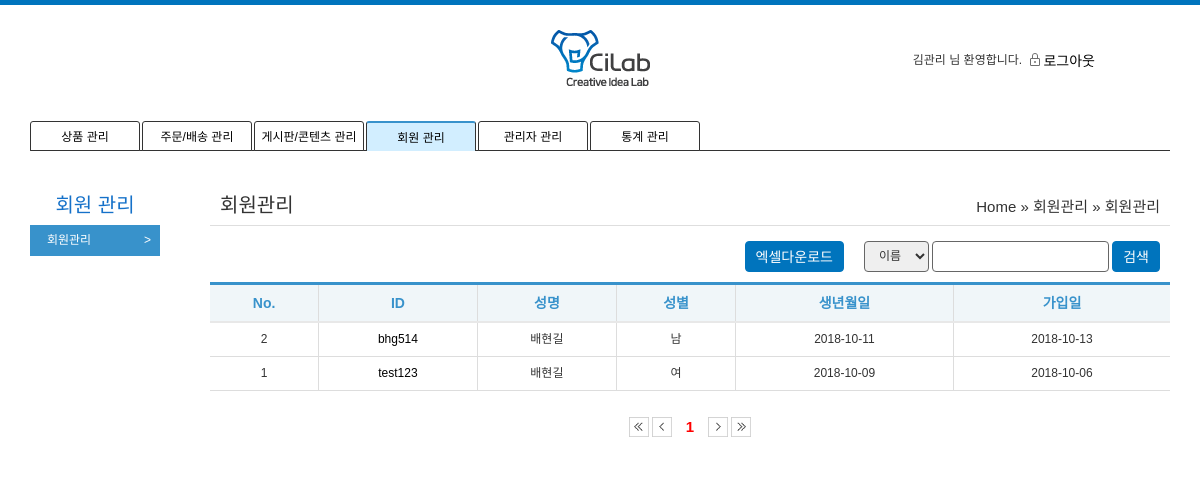
The page /admin/um/list.php (signed in) on the database as committed earlier.
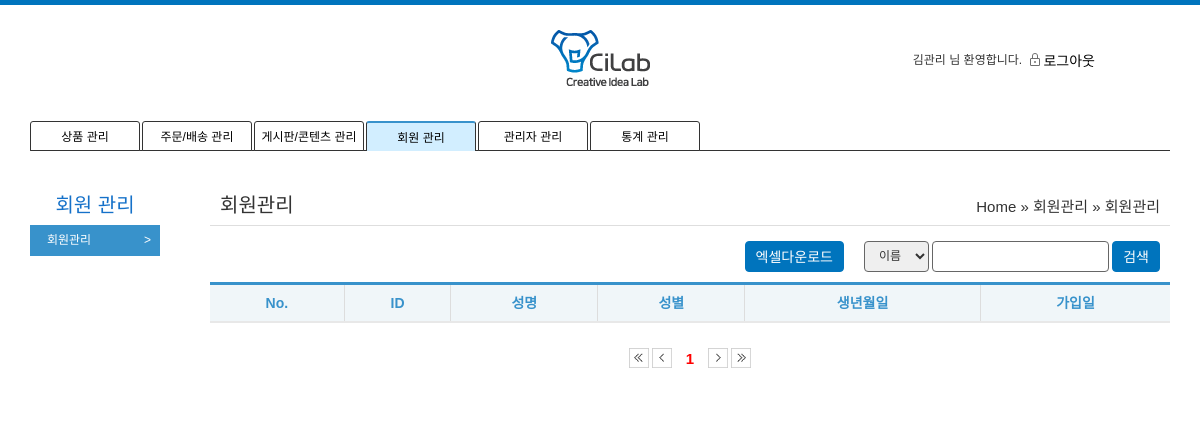
The same page on the database as committed later.
### tables this page shows
CREATE TABLE `tb_user` (
  `pk_no` int(11) NOT NULL,
  `fd_id` varchar(50) DEFAULT NULL,
  `fd_pw` varchar(100) DEFAULT NULL,
  `fd_name` varchar(50) DEFAULT NULL,
  `fd_hp` varchar(50) DEFAULT NULL,
  `fd_mail` varchar(50) DEFAULT NULL,
  `fd_zip` varchar(50) DEFAULT NULL,
  `fd_address1` varchar(50) DEFAULT NULL,
  `fd_address2` varchar(50) DEFAULT NULL,
  `fd_address3` varchar(50) DEFAULT NULL,
  `fd_address4` varchar(50) DEFAULT NULL,
  `fd_reception` char(1) DEFAULT NULL,
  `fd_date` date DEFAULT NULL,
  `fd_gender` char(1) DEFAULT NULL,
  `fd_birthday` date DEFAULT NULL,
  `fd_type` char(1) DEFAULT 'u'
);

### admin/um/list.php (the view, shortened to what this page needs)
<?php
	include '../admin_header.php';
	include './side.php';
	include_once("../../common.php");
	$page = $_GET['page'] ?? 1;
	$search = $_GET['search'] ?? '';
	$query_string = $_SERVER['QUERY_STRING'];
	$query_arr = explode('&', $query_string);
	$query_string ="";
	foreach ($query_arr as $query) {
		$query_sp = explode('=', $query);
		if($query_sp[0]!='page'){
			$query_string .= $query."&";
		}
	}
?>
<section class="container">
	<div>
		<div class="admin_title">회원관리</div>
		<div class="admin_position">Home  » 회원관리 » 회원관리</div>
		<hr class="garo" style="display: block;">
	</div>
	<div class="search_div">
		<select id="search_select">
			<option value="order_number">이름</option>
		</select>
		<input type="text" id="search_input">
		<a class="btn type05" id="user_search_btn">검색</a>
	</div>
	<div class="btn_div">
		<a class="btn type05" href="../data_download.php?type1=user">엑셀다운로드</a>
	</div>
	<table class="list-table">
		<thead class="admin_list">
			<tr>
				<th scope="col" class="thead_th">No.</th>
				<th scope="col" class="thead_th">ID</th>
				<th scope="col" class="thead_th">성명</th>
				<th scope="col" class="thead_th">성별</th>
				<th scope="col" class="thead_th">생년월일</th>
				<th scope="col" class="thead_th">가입일</th>
			</tr>
		</thead>
		<tbody>
				<?php
					$result = while_get_user_list($page,$search,"tb_user");
					while ($r = mysqli_fetch_array($result)) {
				?>
			<tr>
				<td class="tbody_td"><?= $r['row']?></td>
				<td class="tbody_td"><a href="detail.php?no=<?=$r["pk_no"]?>"><?= $r['fd_id']?></a></td>
				<td class="tbody_td"><?=$r['fd_name']?></td>
				<td class="tbody_td"><?php if($r['fd_gender']=='m') echo '남';else echo '여';?></td>
				<td class="tbody_td"><?=$r['fd_birthday']?></td>
				<td class="tbody_td"><?=$r['fd_date']?></td>
			</tr>
			<?php
				}
			?>
		</tbody>
	</table>
	<div class="page_nav">
		<a href="?<?=$query_string?>page=1">
			<img src="/images/icon/btn_first.png" alt="pre" id="first_img" class="page_nav_btn">
		</a>
		<a href="?<?=$query_string?>page=<?php if($page>1){ echo $page-1;}else{ echo '1';} ?>">
			<img src="/images/icon/btn_prev.png" alt="pre" id="prev_img" class="page_nav_btn" >
		</a>
		<?php
			$total_count = user_count($search);
			$page_info = make_page($page,$total_count,$query_string,10);
		?>
		<a href="?<?=$query_string?>page=<?php if($page<$page_info[0]){ echo $page+1;}else{ echo $page_info[1];} ?>">
			<img src="/images/icon/btn_next.png" alt="pre" id="next_img" class="page_nav_btn">
		</a>
		<a href="?<?=$query_string?>page=<?=$page_info[0]?>">
			<img src="/images/icon/btn_last.png" alt="pre" id="last_img" class="page_nav_btn">
		</a>
	</div>
</section>
</body>
</html>

### common.php (shortened to what this page needs)
<?php
	include_once('config/db_config.php');
	$mysqli = new mysqli($host, $user, $pw, $dbName);
    function make_page($page,$total_count,$query_string,$count){
    	if($page%$count==1)
			$start_num = $page;
		else
			$start_num = (ceil($page/$count)-1)*$count+1;
		$total_count = $total_count[0];
		if($total_count == 0 ) $total_count = 1;
		$page_size = $count+$start_num-1;
		$total_page = ceil($total_count/$count);
		if($page_size>$total_page){
			$for_end = $total_page;
		}else{
			$for_end = $page_size;
		};
		for($i=$start_num; $i<=$for_end;$i++){
			if ($page ==$i){
				echo "<a class = 'page_num on'>".$i."</a>";
			}else{
				echo "<a href='?".$query_string."page=".$i."' class = 'page_nav_btn page_num'>".$i."</a>";
			}
		}
		return [$total_page,$for_end];
    }
	function query_send($query){
		global $mysqli;
		return mysqli_query($mysqli, $query);
	}
	function while_get_user_list($start_num,$search,$table){
		$start_num = ($start_num-1)*10;
		$query = 'select @ROWNUM := @ROWNUM + 1 AS row, n.* from '.$table.' n, (SELECT @ROWNUM := 0) R where fd_name like "%'.$search.'%" order by row desc limit '.$start_num.', 10';
		$result = query_send($query);
		return $result;
	}
	function user_count($search){
		$table = 'tb_user';
		$query = "select count(*) from ".$table." where fd_name like '%".$search."%' ";
		$result = query_send($query);
		$count = mysqli_fetch_array($result);
		return $count;
	}
?>

Rows that differ between the two databases and show on the page:
removed tb_user: row "2", fd "bhg514", fd_name "배현길", fd_gender "남", fd_birthday "2018-10-11", fd_date "2018-10-13"
removed tb_user: row "1", fd "test123", fd_name "배현길", fd_gender "여", fd_birthday "2018-10-09", fd_date "2018-10-06"
